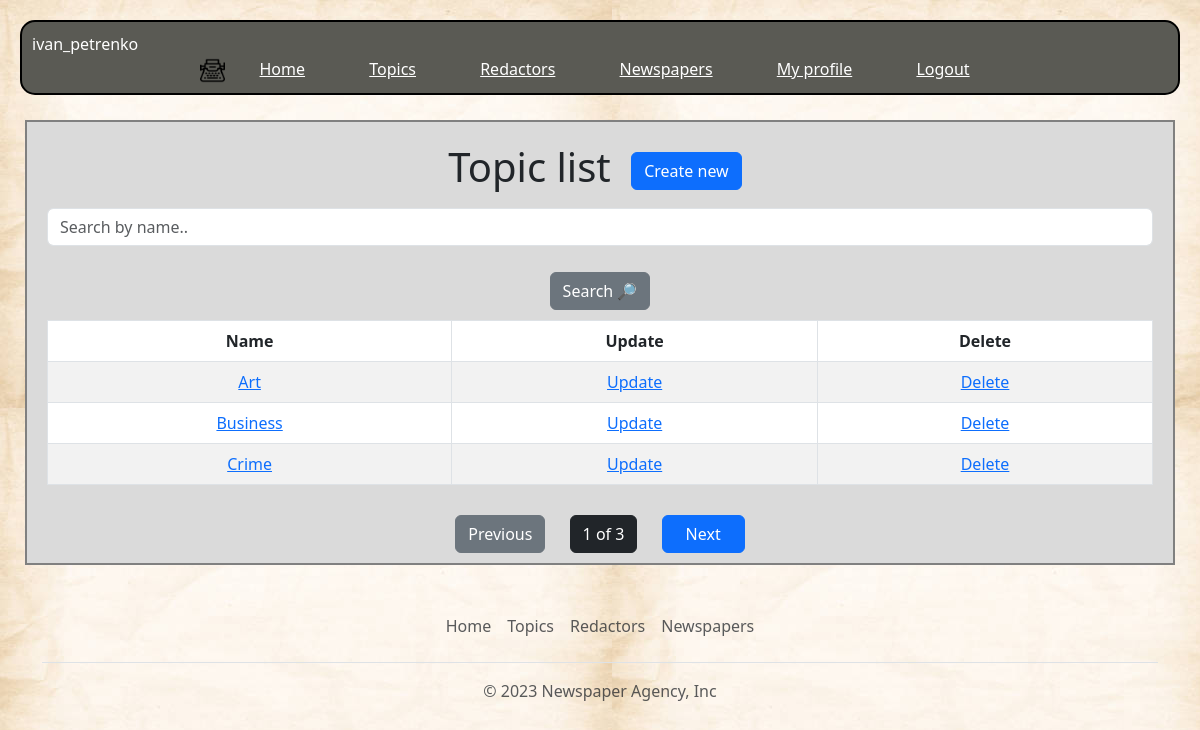
The app's page /topics/ (signed in) with its own data.
### catalog/models.py (models this page shows, shortened)
class Redactor(AbstractUser):
    years_of_experience = models.IntegerField(null=True, blank=True)
    class Meta:
        verbose_name = "Redactor"
        verbose_name_plural = "Redactors"
        ordering = ["username"]

class Topic(models.Model):
    name = models.CharField(max_length=255, unique=True)
    class Meta:
        ordering = ["name"]

### catalog/views.py (the view)
class TopicListView(LoginRequiredMixin, generic.ListView):
    model = Topic
    template_name = "catalog/topic_list.html"
    queryset = Topic.objects.all()
    paginate_by = 3
    def get_context_data(self, *, object_list=None, **kwargs):
        name = self.request.GET.get("name", "")
        context = super(TopicListView, self).get_context_data(**kwargs)
        context["search_form"] = TopicSearchForm(initial={
            "name": name
        })
        return context
    def get_queryset(self):
        form = TopicSearchForm(self.request.GET)
        if form.is_valid():
            return self.queryset.filter(
                name__icontains=form.cleaned_data["name"]
            )
        return self.queryset

### catalog/forms.py
class TopicSearchForm(forms.Form):
    name = forms.CharField(
        max_length=255,
        required=False,
        label="",
        widget=forms.TextInput(attrs={"placeholder": "Search by name.."})
    )

### catalog/templatetags/query_transform.py (called while the page is built)
@register.simple_tag
def query_transform(request, **kwargs):
    updated = request.GET.copy()
    for k, v in kwargs.items():
        if v is not None:
            updated[k] = v
        else:
            updated.pop(k, 0)
    return updated.urlencode()

### templates/catalog/topic_list.html
{% extends "base.html" %}
{% load crispy_forms_filters %}
{% block content %}
  <div class="content-details">
    <h1 style="text-align: center;">
      Topic list
      <a href="{% url 'catalog:topic-create' %}" class="float-right btn btn-primary">
        Create new
      </a>
    </h1>
      <form action="" method="get" class="form-inline">
        {{ search_form|crispy }}
        <input type="submit" class="btn btn-secondary" value="Search 🔎">
      </form>
    {% if topic_list %}
      <table class="table table-striped table-bordered table-hover">
        <thead>
            <tr>
            <th>Name</th>
            <th>Update</th>
            <th>Delete</th>
          </tr>
        </thead>
        <tbody>
      {% for topic in topic_list %}
        <tr>
          <td><a href="{% url 'catalog:topic-detail' pk=topic.id %}">{{ topic.name }}</a></td>
          <td><a href="{% url 'catalog:topic-update' pk=topic.id %}">Update</a></td>
          <td><a href="{% url 'catalog:topic-delete' pk=topic.id %}">Delete</a></td>
        </tr>
      {% endfor %}
        </tbody>
      </table>
    {% else %}
      <p>Now we don't have topic</p>
    {% endif %}
  </div>
{% endblock %}

### templates/includes/topbar.html
{% load static %}
<div class="topnav">
  <li style="height: 25px; width: 25px; color: white">{{ user.username }}</li>
  <img src="{% static 'images/favicon.png' %}" alt="" style="height: 25px; width: 25px" class="float-left">
  <a href="{% url 'catalog:index' %}" class="nav-element">Home</a>
  <a href="{% url 'catalog:topic-list' %}" class="nav-element">Topics</a>
  <a href="{% url 'catalog:redactor-list' %}" class="nav-element">Redactors</a>
  <a href="{% url 'catalog:newspaper-list' %}" class="nav-element">Newspapers</a>
  {% if user.is_authenticated  %}
    <a href="{% url 'catalog:redactor-detail' pk=user.id %}" class="nav-element">My profile</a>
    <a href="{% url 'logout' %}" class="nav-element">Logout</a>
  {% else %}
    <a href="{% url 'login' %}" class="nav-element">Log in</a>
  {% endif %}
</div>

### static/css/styles.css (style rules this page uses)
body { margin-top: 20px; background-image: url('/static/images/background.png'); }
.topnav { text-align: center; background-color: #5a5a54; margin: 20px; padding: 10px; border-radius: 15px; border: 2px solid #000000; list-style-type: none; }
.nav-element { text-align: center; margin: 30px; color: white; }
.float-right { margin-right: 20px; }
.content-details { margin: 20px; list-style-type: none; }
.btn { margin: 10px; }

### records on screen
Redactor: username "ivan_petrenko"
Topic: name "Art"
Topic: name "Business"
Topic: name "Crime"

### other values on screen
{{ page_obj.number }} "1"
{{ paginator.num_pages }} "3"
